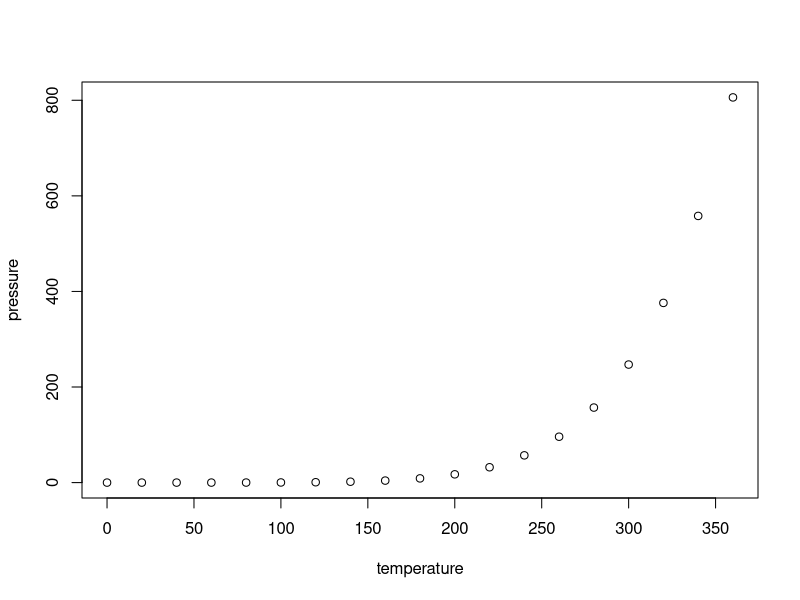
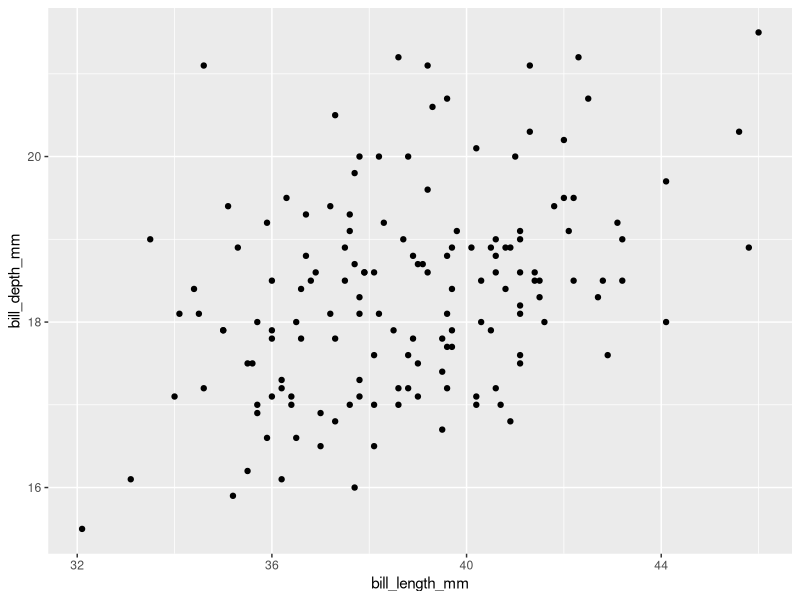
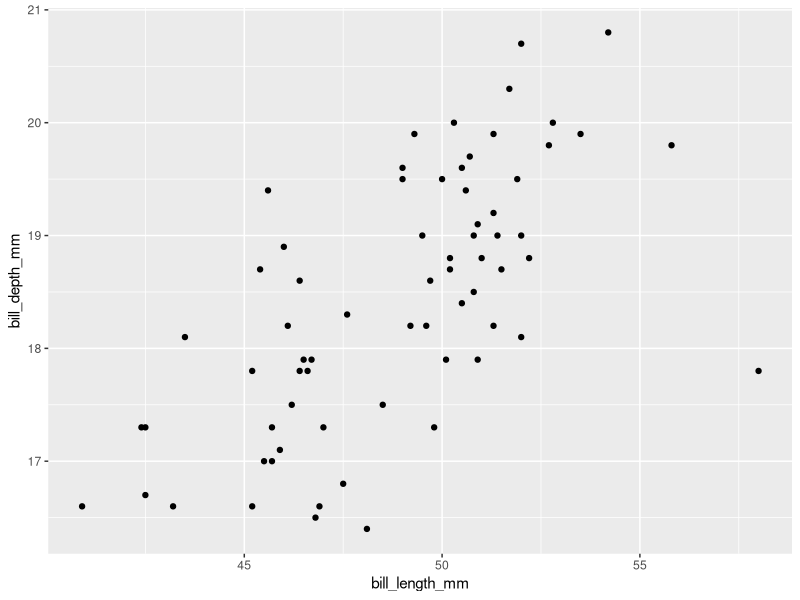

Recreate these plots in R, in order.
## ---- chunk 1
knitr::opts_chunk$set(echo = TRUE)
library(tidyverse)
library(palmerpenguins)
## ---- chunk 2
summary(cars)
## ---- chunk 3
plot(pressure)
## ---- chunk 4
penguins %>%
  filter(species=="Adelie") %>%
  ggplot() +
  geom_point(aes(x=bill_length_mm, y=bill_depth_mm))
## ---- chunk 5
penguins %>%
  filter(species=="Chinstrap") %>%
  ggplot() +
  geom_point(aes(x=bill_length_mm, y=bill_depth_mm))
